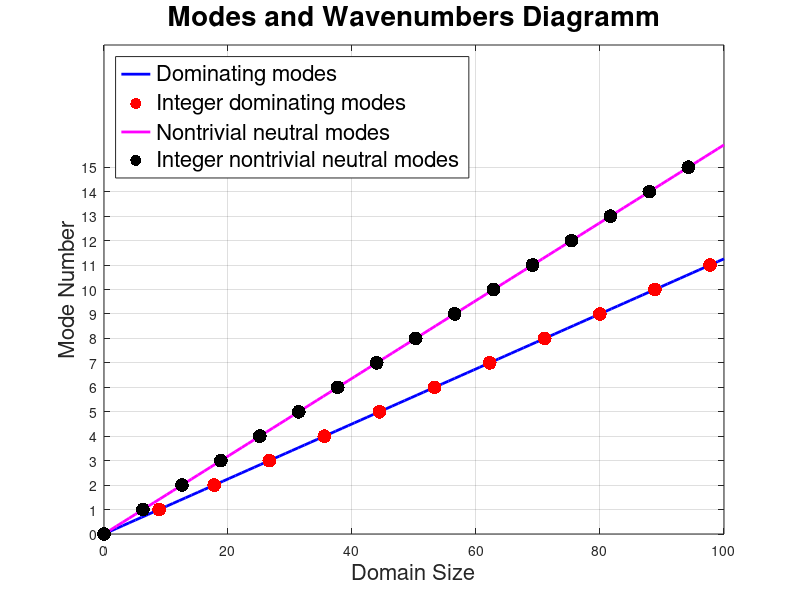

Source code (MATLAB): (Note: this script raises an error after producing the figure.)
%% Modes and Wavenumbers Diagramm      
% for the linear part of the 
% Kuramoto-Sivashinsky equation
%% Parameters                          
L = linspace(000, 100);                  % Possible domain size
modes1 = L/(2*sqrt(2)*pi);               % Dominating modes
mmin1 = ceil(modes1(1));                 % Smallest interger mode
mmax1 = floor(modes1(end));              % Largest integer mode
intmodes1 = mmin1:mmax1;                 % Integer dominating modes
L_intmodes1 = 2*sqrt(2)*pi*intmodes1;    % Corresponding domain sizes

modes2 = L/(2*pi);                       % Nontrivial steady modes
mmin2 = ceil(modes2(1));                 % Smallest interger mode
mmax2 = floor(modes2(end));              % Largest integer mode
intmodes2 = mmin2:mmax2;                 % Integer dominating modes
L_intmodes2 = 2*pi*intmodes2;            % Corresponding domain sizes

%% Plot                                
figure(110)
plot(L, modes1, 'b', 'linewidth', 2), grid on, hold on
plot(L_intmodes1, intmodes1, 'r.', 'markersize', 30)
plot(L, modes2, 'm', 'linewidth', 2)
plot(L_intmodes2, intmodes2, 'k.', 'markersize', 30);
hold off
title('Modes and Wavenumbers Diagramm', 'fontsize', 20)
xlabel('Domain Size', 'fontsize', 16)
ylabel('Mode Number', 'fontsize', 16)
legend({'Dominating modes', 'Integer dominating modes',...
    'Nontrivial neutral modes', 'Integer nontrivial neutral modes'},...
    'location', 'northwest', 'fontsize', 16)
set(gca, 'ytick', intmodes2)
%set(gca, 'xtick', round(L_intmodes1, 2))
set(gca, 'xtick', round(L_intmodes2, 2))